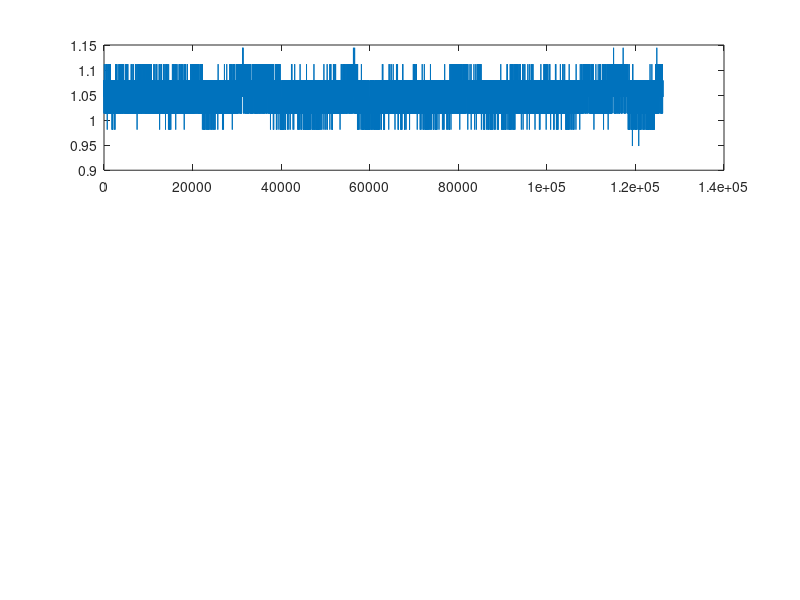

This figure's MATLAB source: (Note: this script raises an error after producing the figure.)
%% IMU test
close all
clear
clc

% Load IMU data
load imu_data_06042017

% Get sensor data
xgyro=data(:,3);
xgyro=xgyro(xgyro<10);
xgyro=xgyro(xgyro>-10);
ygyro=data(:,4);
ygyro=ygyro(ygyro<10);
ygyro=ygyro(ygyro>-20);
zgyro=data(:,5);
zgyro=zgyro(zgyro<10);
zgyro=zgyro(zgyro>-10);
xacc=data(:,6);
yacc=data(:,7);
zacc=data(:,8);
xmag=data(:,9);
ymag=data(:,10);
zmag=data(:,11);

% Calculate roll and pitch
roll=atan(yacc./sqrt(xacc.^2+zacc.^2));
pitch=atan(xacc./sqrt(yacc.^2+zacc.^2));

% Calculate yaw
Mxh=xmag.*cos(pitch)+ymag.*sin(roll).*sin(pitch)+zmag.*cos(roll).*sin(pitch);
Myh=ymag.*cos(roll)+zmag.*sin(roll);
yaw=atan(Myh./Mxh);

% Calculate variances
sigma2_roll=var(roll);
sigma2_pitch=var(pitch);
sigma2_yaw=var(yaw);

% Calculate variances of the accelerometer
xacc=xacc(xacc<10);
xacc=xacc(xacc>-10);
yacc=yacc(yacc<10);
yacc=yacc(yacc>-10);
zacc=zacc(zacc<10);
zacc=zacc(zacc>-10);
sigma2_xacc=var(xacc);
sigma2_yacc=var(yacc);
sigma2_zacc=var(zacc);

% Calculate variances and biases of the gyroscope
sigma2_xgyro=var(xgyro);
sigma2_ygyro=var(ygyro);
sigma2_zgyro=var(zgyro);

bias_xgyro=mean(xgyro);
bias_ygyro=mean(ygyro);
bias_zgyro=mean(zgyro);

% Plots
FigHandle = figure('Position', [50, 50, 900, 600]);
subplot(3,1,1)
plot(xacc(100:end))
FigureLatex('$\ddot{x}_\mathrm{b}$',0,0,0,0,0,0,0,14,14,1.2)
subplot(3,1,2)
plot(yacc(100:end))
FigureLatex('$\ddot{y}_\mathrm{b}$',0,'Acceleration [m s$^{-2}$]',0,0,0,0,0,14,14,1.2)
subplot(3,1,3)
plot(zacc(100:end))
FigureLatex('$\ddot{z}_\mathrm{b}$','Sample',0,0,0,0,0,0,14,14,1.2)

FigHandle = figure('Position', [50, 50, 900, 600]);
subplot(3,1,1)
plot(xgyro)
FigureLatex('$\dot{\phi}_\mathrm{gyro}$',0,0,0,0,0,0,0,14,14,1.2)
subplot(3,1,2)
plot(ygyro)
FigureLatex('$\dot{\theta}_\mathrm{gyro}$',0,'Angular Velocity [rad/s]',0,0,0,0,0,14,14,1.2)
subplot(3,1,3)
plot(zgyro)
FigureLatex('$\dot{\psi}_\mathrm{gyro}$','Sample',0,0,0,0,0,0,14,14,1.2)

FigHandle = figure('Position', [50, 50, 900, 600]);
subplot(3,1,1)
plot(roll)
FigureLatex('$\phi_\mathrm{acc}$',0,0,0,0,0,0,0,14,14,1.2)
subplot(3,1,2)
plot(pitch)
FigureLatex('$\theta_\mathrm{acc}$',0,'Angular Position [rad]',0,0,0,0,0,14,14,1.2)
subplot(3,1,3)
plot(yaw)
FigureLatex('$\psi_\mathrm{mag}$ ','Sample',0,0,0,0,0,0,14,14,1.2)

